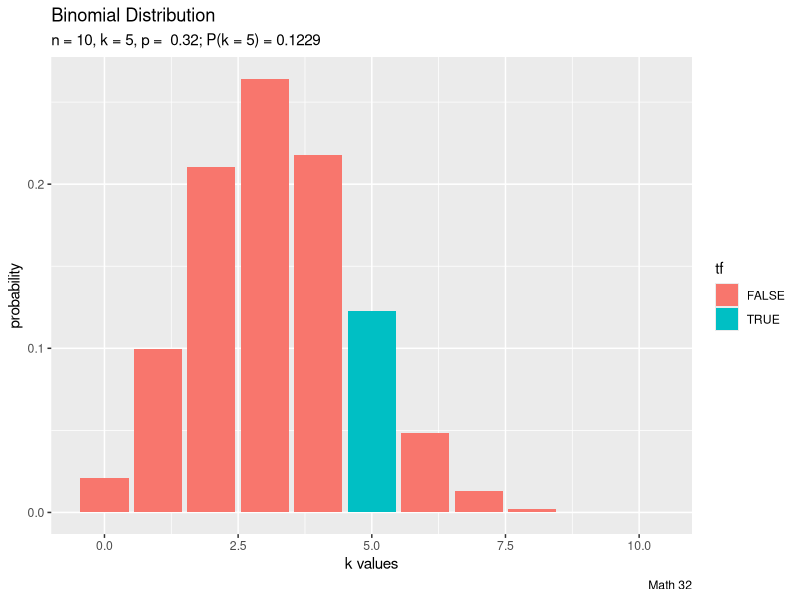
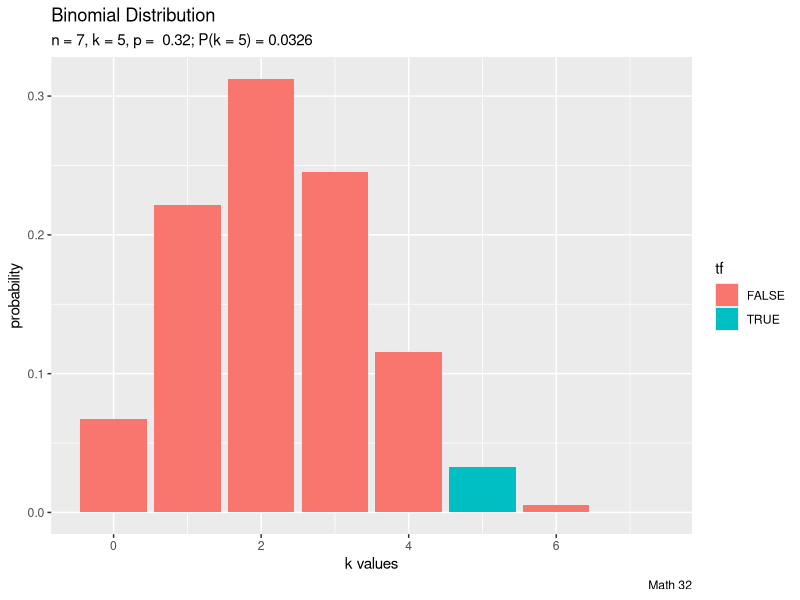
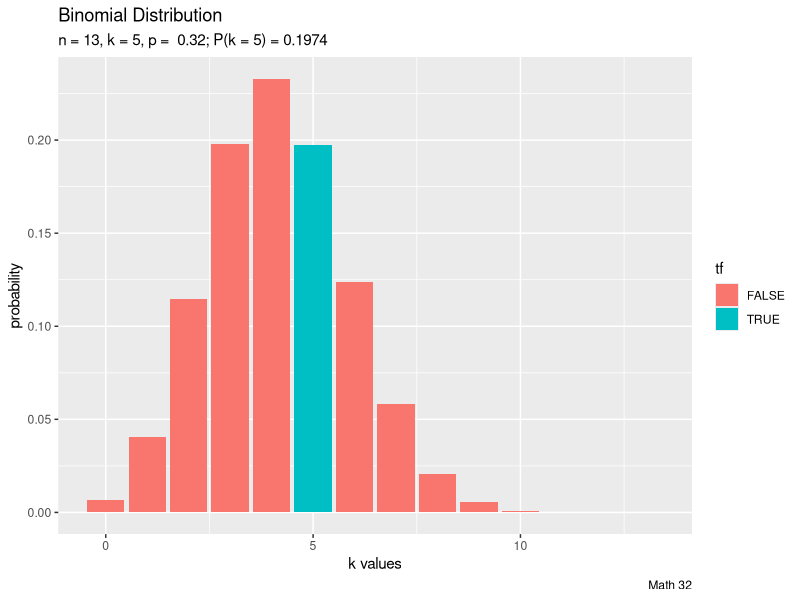
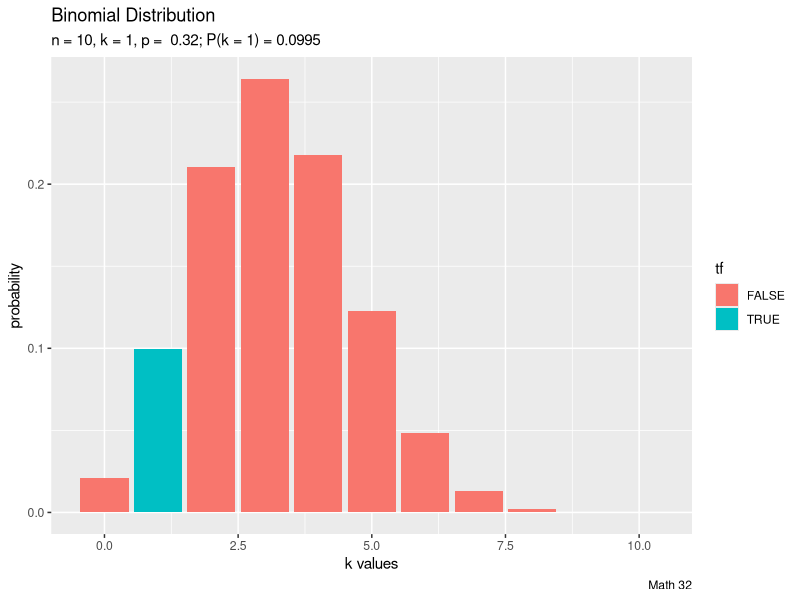
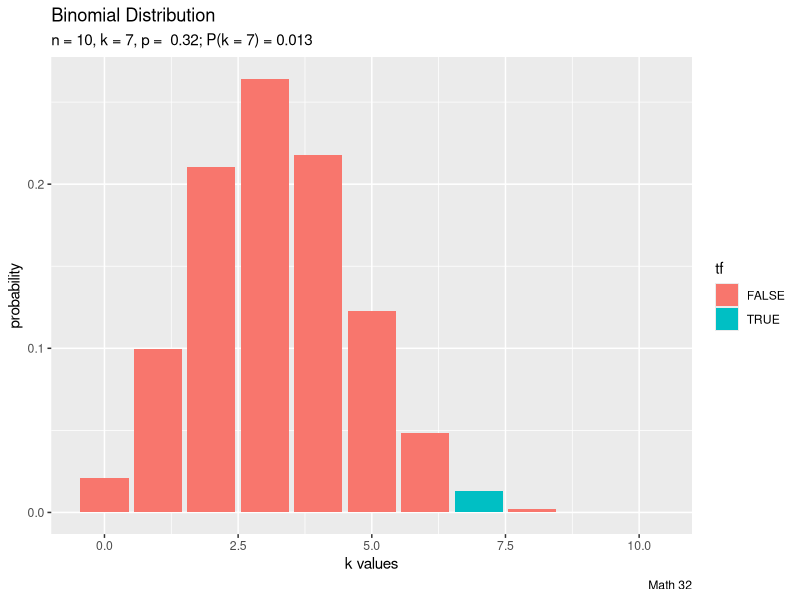
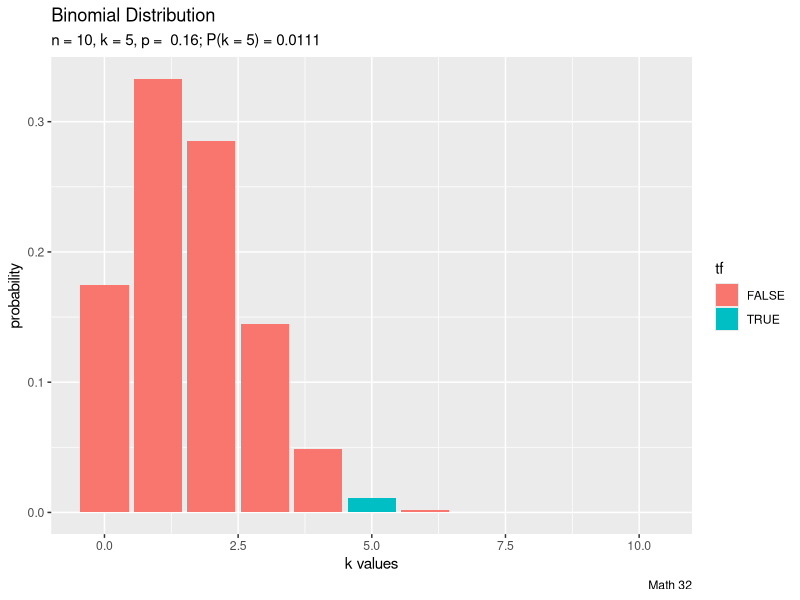
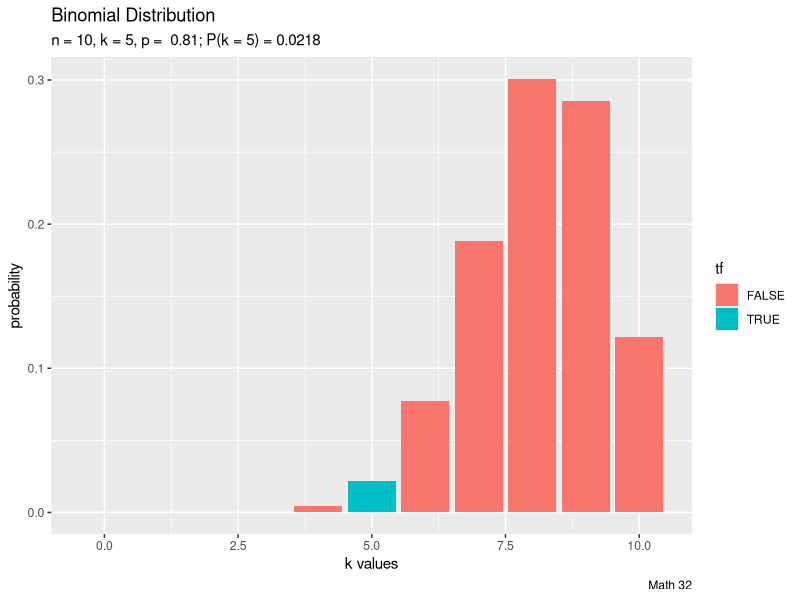

Reproduce these figures in R, in order.
## ---- chunk 1
# be sure to run lines of code like this to load code libraries before running subsequent code
library("ggplot2")
## ---- chunk 2
# this is an example of a comment
n <- 10 # n is 10
k <- 5 # k is 5
p <- 0.32 # probability is 0.32

kvals <- 0:n
tf <- kvals == k
probabilities <- dbinom(kvals, n, p) # this is a binomial probability function 
df <- data.frame(kvals, tf, probabilities) # frame function

custom_subtitle <- paste0("n = ", n, ", ",
                          "k = ", k, ", ",
                          "p =  ", p, "; ",
                          "P(k = ", k,
                          ") = ", round(dbinom(k,n,p), 4))

ggplot(df, aes(x = kvals, y = probabilities, fill = tf)) +
  geom_bar(stat = "identity") +
  labs(title = "Binomial Distribution",
       subtitle = custom_subtitle,
       caption = "Math 32",
       x = "k values",
       y = "probability")
## ---- chunk 3
# this is an example of a comment
n <- 7 # changed n
k <- 5
p <- 0.32

kvals <- 0:n
tf <- kvals == k
probabilities <- dbinom(kvals, n, p)
df <- data.frame(kvals, tf, probabilities)

custom_subtitle <- paste0("n = ", n, ", ",
                          "k = ", k, ", ",
                          "p =  ", p, "; ",
                          "P(k = ", k,
                          ") = ", round(dbinom(k,n,p), 4))

ggplot(df, aes(x = kvals, y = probabilities, fill = tf)) +
  geom_bar(stat = "identity") +
  labs(title = "Binomial Distribution",
       subtitle = custom_subtitle,
       caption = "Math 32",
       x = "k values",
       y = "probability")
## ---- chunk 4
# this is an example of a comment
n <- 13 # changed n
k <- 5
p <- 0.32

kvals <- 0:n
tf <- kvals == k
probabilities <- dbinom(kvals, n, p)
df <- data.frame(kvals, tf, probabilities)

custom_subtitle <- paste0("n = ", n, ", ",
                          "k = ", k, ", ",
                          "p =  ", p, "; ",
                          "P(k = ", k,
                          ") = ", round(dbinom(k,n,p), 4))

ggplot(df, aes(x = kvals, y = probabilities, fill = tf)) +
  geom_bar(stat = "identity") +
  labs(title = "Binomial Distribution",
       subtitle = custom_subtitle,
       caption = "Math 32",
       x = "k values",
       y = "probability")
## ---- chunk 5
# this is an example of a comment
n <- 10 # this is another comment
k <- 1
p <- 0.32

kvals <- 0:n
tf <- kvals == k
probabilities <- dbinom(kvals, n, p)
df <- data.frame(kvals, tf, probabilities)

custom_subtitle <- paste0("n = ", n, ", ",
                          "k = ", k, ", ",
                          "p =  ", p, "; ",
                          "P(k = ", k,
                          ") = ", round(dbinom(k,n,p), 4))

ggplot(df, aes(x = kvals, y = probabilities, fill = tf)) +
  geom_bar(stat = "identity") +
  labs(title = "Binomial Distribution",
       subtitle = custom_subtitle,
       caption = "Math 32",
       x = "k values",
       y = "probability")
## ---- chunk 6
# this is an example of a comment
n <- 10 # this is another comment
k <- 7
p <- 0.32

kvals <- 0:n
tf <- kvals == k
probabilities <- dbinom(kvals, n, p)
df <- data.frame(kvals, tf, probabilities)

custom_subtitle <- paste0("n = ", n, ", ",
                          "k = ", k, ", ",
                          "p =  ", p, "; ",
                          "P(k = ", k,
                          ") = ", round(dbinom(k,n,p), 4))

ggplot(df, aes(x = kvals, y = probabilities, fill = tf)) +
  geom_bar(stat = "identity") +
  labs(title = "Binomial Distribution",
       subtitle = custom_subtitle,
       caption = "Math 32",
       x = "k values",
       y = "probability")
## ---- chunk 7
# this is an example of a comment
n <- 10 # this is another comment
k <- 5
p <- 0.16

kvals <- 0:n
tf <- kvals == k
probabilities <- dbinom(kvals, n, p)
df <- data.frame(kvals, tf, probabilities)

custom_subtitle <- paste0("n = ", n, ", ",
                          "k = ", k, ", ",
                          "p =  ", p, "; ",
                          "P(k = ", k,
                          ") = ", round(dbinom(k,n,p), 4))

ggplot(df, aes(x = kvals, y = probabilities, fill = tf)) +
  geom_bar(stat = "identity") +
  labs(title = "Binomial Distribution",
       subtitle = custom_subtitle,
       caption = "Math 32",
       x = "k values",
       y = "probability")
## ---- chunk 8
# this is an example of a comment
n <- 10 # this is another comment
k <- 5
p <- 0.81

kvals <- 0:n
tf <- kvals == k
probabilities <- dbinom(kvals, n, p)
df <- data.frame(kvals, tf, probabilities)

custom_subtitle <- paste0("n = ", n, ", ",
                          "k = ", k, ", ",
                          "p =  ", p, "; ",
                          "P(k = ", k,
                          ") = ", round(dbinom(k,n,p), 4))

ggplot(df, aes(x = kvals, y = probabilities, fill = tf)) +
  geom_bar(stat = "identity") +
  labs(title = "Binomial Distribution",
       subtitle = custom_subtitle,
       caption = "Math 32",
       x = "k values",
       y = "probability")
